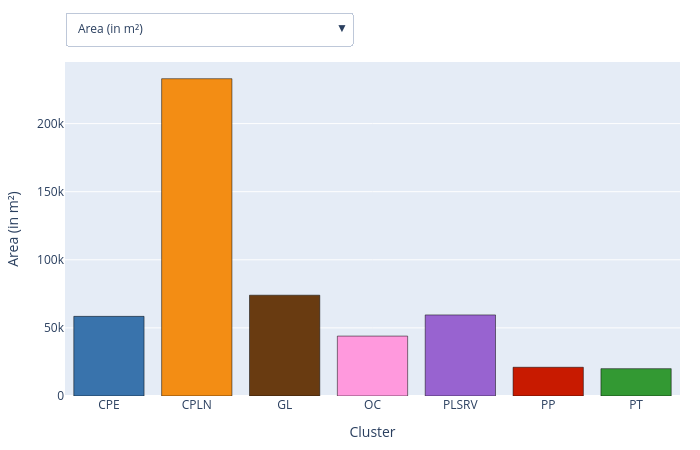

Here is the notebook cell this chart was saved with:
### Code cell
df_condensed = (
    df[['Area_m2', 'AUC', 'pct_prot', 'elev_mean_', 'elev_std_m',
        'n_wells', 'cluster_abr', '1983_explr', '1983_explt', '1932_explt']]
      .rename(columns={
          'pct_prot': 'Percentage Protected Land (of total bofedal)',
          'Area_m2' : 'Area (in m²)',
          'AUC'     : 'Area of basin',
          'elev_mean_': 'Average Elevation (in m)',
          'elev_std_m': 'Elevation Standard Deviation (in m)',
          'n_wells'   : 'Number of wells (per catchment area)',
          '1983_explr': 'Mining Exploration Sites in 1983',
          '1983_explt': 'Mining Exploitation Sites in 1983',
          '1932_explt': 'Mining Exploitation Sites in 1932'
      })
)

agg = (df_condensed
       .groupby("cluster_abr", as_index=False)
       .mean())
bar_colors = agg["cluster_abr"].map(cluster_palette).fillna("#999999").tolist()

def make_trace(var):
    return go.Bar(
        x=agg["cluster_abr"],
        y=agg[var],
        marker=dict(color=bar_colors, line=dict(color="black")),
        name=var
    )

vars_list   = list(agg.columns[1:])
default_var = vars_list[0]

fig = go.Figure(make_trace(default_var))

buttons = []
for i, var in enumerate(vars_list):
    buttons.append(
        dict(
            label  = var,
            method = "update",
            args   = [
                {"y": [agg[var]]},
                 # "marker.color": [palette[i % len(palette)]]},
                {
                  "yaxis": {"title": {"text": var}}
                }
            ]
        )
    )

fig.update_layout(
    title="",
    yaxis=dict(title=dict(text=default_var)),
    xaxis=dict(
        title="Cluster",
        type="category",
        categoryorder="array",
        categoryarray=agg["cluster_abr"].tolist()
    ),
    updatemenus=[dict(
        type="dropdown",
        direction="down",
        showactive=True,
        buttons=buttons,
        x=0.0, xanchor="left",
        y=1.15, yanchor="top"
    )],
    margin=dict(t=60, r=20, l=60, b=50),
    height=450, width=700,
    showlegend=False
)


fig

### Figure 1 — Plotly figure (JSON) as saved in the notebook; plotly's stock layout.template omitted (floating-point values rounded to 4 significant figures)
{"data": [{"marker": {"color": ["#3973ac", "#F38D14", "#693B11", "#ff99dd", "#9863D0", "#C81A00", "#339933"], "line": {"color": "black"}}, "name": "Area (in m²)", "type": "bar", "x": ["CPE", "CPLN", "GL", "OC", "PLSRV", "PP", "PT"], "y": [58470.0, 233000.0, 74030.0, 43990.0, 59530.0, 21100.0, 20100.0]}], "layout": {"height": 450, "margin": {"b": 50, "l": 60, "r": 20, "t": 60}, "showlegend": false, "title": {"text": ""}, "updatemenus": [{"buttons": [{"args": [{"y": [[58470.0, 233000.0, 74030.0, 43990.0, 59530.0, 21100.0, 20100]]}, {"yaxis": {"title": {"text": "Area (in m²)"}}}], "label": "Area (in m²)", "method": "update"}, {"args": [{"y": [[108.7, 101.5, 103.8, 96.7, 94.73, 110.2, 102.6]]}, {"yaxis": {"title": {"text": "Area of basin"}}}], "label": "Area of basin", "method": "update"}, {"args": [{"y": [[8.833, 50.32, 24.23, 0, 99.88, 10.93, 18.44]]}, {"yaxis": {"title": {"text": "Percentage Protected Land (of total bofedal)"}}}], "label": "Percentage Protected Land (of total bofedal)", "method": "update"}, {"args": [{"y": [[4187.0, 4536.0, 4267.0, 4216.0, 4399.0, 4227.0, 4115.0]]}, {"yaxis": {"title": {"text": "Average Elevation (in m)"}}}], "label": "Average Elevation (in m)", "method": "update"}, {"args": [{"y": [[6.914, 6.396, 7.546, 4.366, 6.093, 8.188, 5.901]]}, {"yaxis": {"title": {"text": "Elevation Standard Deviation (in m)"}}}], "label": "Elevation Standard Deviation (in m)", "method": "update"}, {"args": [{"y": [[0, 0, 0, 0, 0, 57.13, 3778]]}, {"yaxis": {"title": {"text": "Number of wells (per catchment area)"}}}], "label": "Number of wells (per catchment area)", "method": "update"}, {"args": [{"y": [[91.96, 2.929, 144.6, 164.2, 129, 222.7, 5587]]}, {"yaxis": {"title": {"text": "Mining Exploration Sites in 1983"}}}], "label": "Mining Exploration Sites in 1983", "method": "update"}, {"args": [{"y": [[13.81, 0, 15.28, 0, 43, 0.996, 2789]]}, {"yaxis": {"title": {"text": "Mining Exploitation Sites in 1983"}}}], "label": "Mining Exploitation Sites in 1983", "method": "update"}, {"args": [{"y": [[5.53, 0, 1.256, 0, 20, 0.02429, 711]]}, {"yaxis": {"title": {"text": "Mining Exploitation Sites in 1932"}}}], "label": "Mining Exploitation Sites in 1932", "method": "update"}], "direction": "down", "showactive": true, "type": "dropdown", "x": 0, "xanchor": "left", "y": 1.15, "yanchor": "top"}], "width": 700, "xaxis": {"categoryarray": ["CPE", "CPLN", "GL", "OC", "PLSRV", "PP", "PT"], "categoryorder": "array", "title": {"text": "Cluster"}, "type": "category"}, "yaxis": {"title": {"text": "Area (in m²)"}}}}
